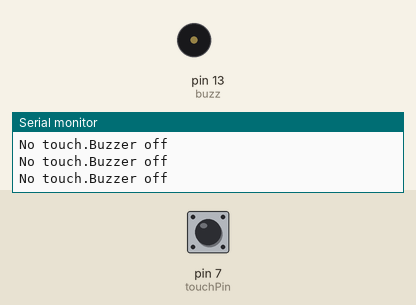
A sketch run on a simulated Arduino Uno, built with avr-gcc and run on an emulated ATmega328P. Shown: buzzer (waves = sounding, pin HIGH), the last lines printed to the serial monitor. The test bench sets the inputs (shaded band); at power-on: pin 7 (touchPin) LOW.

Above: at 1.2 s.
1.3 s: pin 7 (touchPin) pulled HIGH for 0.15 s
At 1.4 s:
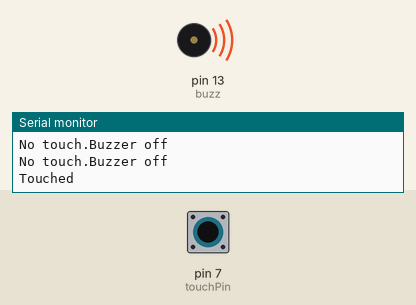
3.0 s: pin 7 (touchPin) pulled HIGH for 3.2 s
At 7.4 s:
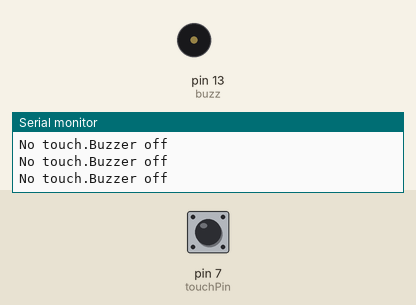
Timing chart, 0 to 8.9 s (numbered marks = the images above; inputs shaded):
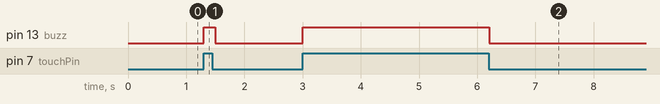

The sketch:

TouchSensorWithBuzzer_2C_Ved_Prakash_69.ino
```cpp
int touchPin = 7;
int buzz = 13;

void setup(){
  pinMode(touchPin, INPUT);
  pinMode(buzz, OUTPUT);
  Serial.begin(9600);
  Serial.println("Touch Sensor and other ready");
}

void loop(){
  int touchState = digitalRead(touchPin);

  if (touchState == HIGH){
    digitalWrite(buzz, HIGH);
    Serial.println("Touched");
  } else {
    digitalWrite(buzz,LOW);
    Serial.println("No touch.Buzzer off");
  }
  delay(100);
}
```

Measured:
- after the input at 1.3 s, pin 13 (buzz): LOW → HIGH at once, → LOW 0.20 s later
- after the input at 3.0 s, pin 13 (buzz): LOW → HIGH at once, → LOW 3.2 s later
